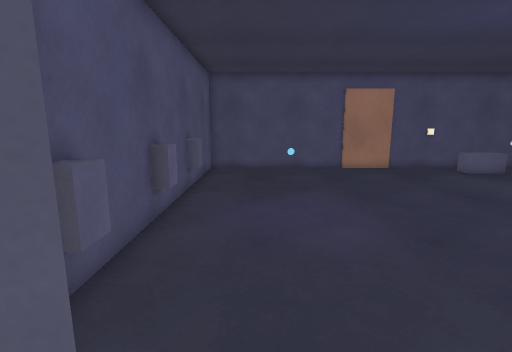
view 1 (above)

12 first-person views from a walk through a scene from a Unity 3-D project. The camera is 1.3 m above the floor, tilts 10° down and sees 85° across. The floor is counted in squares, 0.5 m on a side. Each view is taken from the middle of a square. On the plan, view 1 faces up. The plan holds only what a view shows up to about 19 squares ahead; the rest is blank. Surface patterns are stand-ins for the level's own textures.

view 2
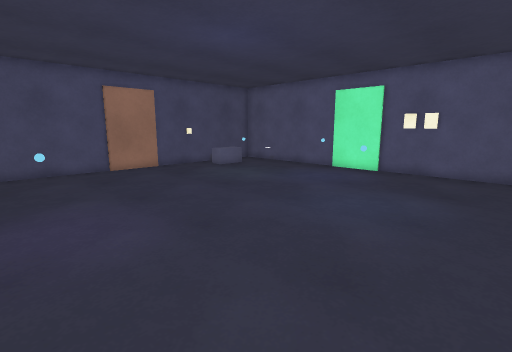

view 3
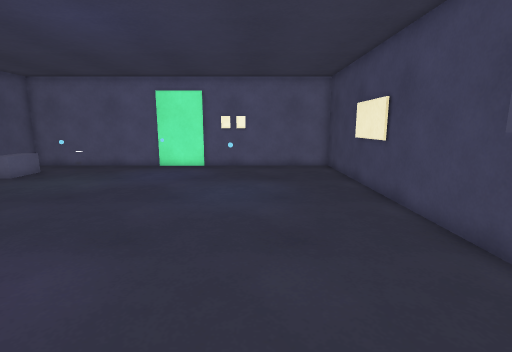

view 4
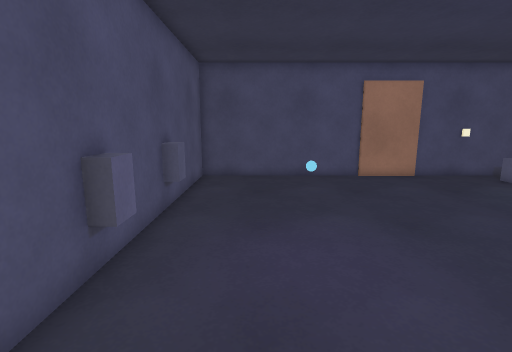

view 5
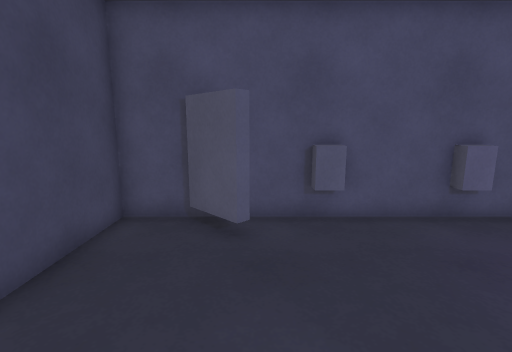

view 6
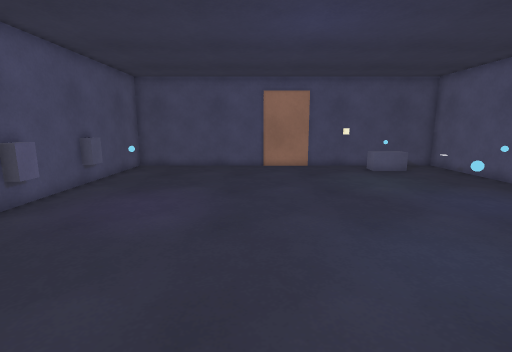

view 7
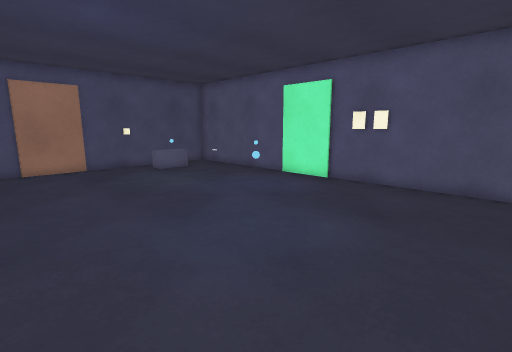

view 8
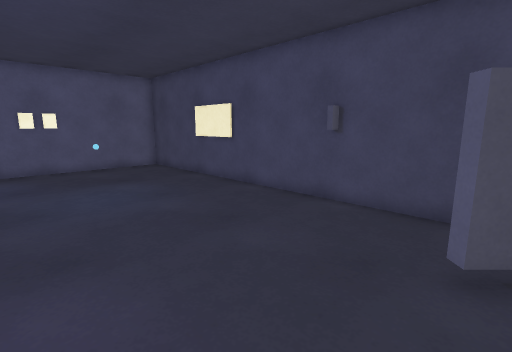

view 9
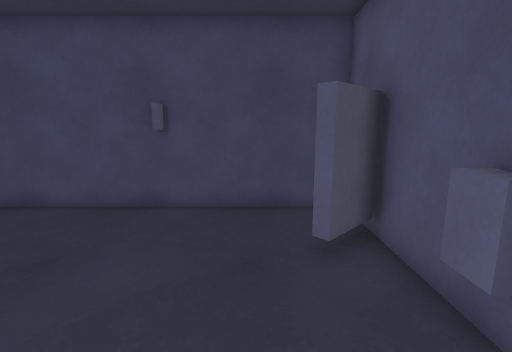

view 10
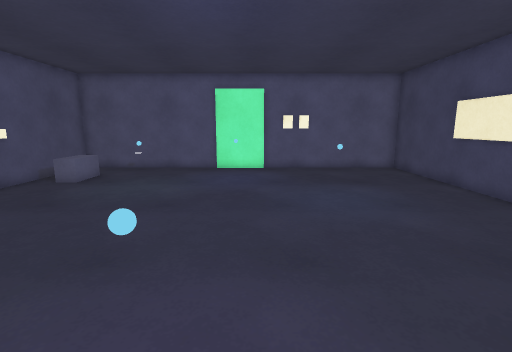

view 11
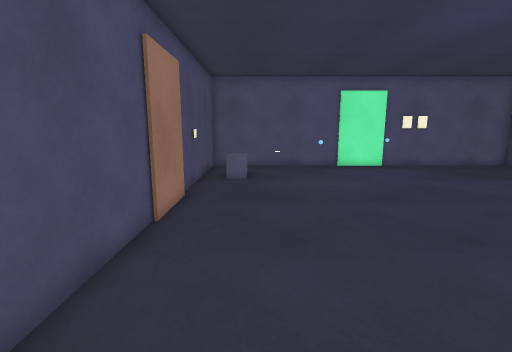

view 12
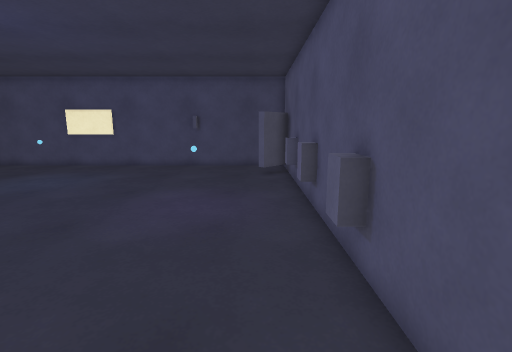

### Floor plan
Key: @ floor where view 1 was taken; # wall or solid block; . floor; = window, fence, low wall or low ledge; O other object.
Columns run from 3 left of view 1 to 17 right of it. Each row starts with its distance up from view 1.
 18 #####################
 17 #...................#
 16 #..............O  ..#
 15 #...................#
 14 #.................=.#
 13 #...................#
 12 OO............=.....#
 11 #...................#
 10 #...................#
  9 #...................#
  8 OO..=...........=...#
  7 #...................#
  6 #...................#
  5 #...................#
  4 OO..........=.......#
  3 #...................#
  2 ###.................#
  1 ###.................#
  0 ##.@................#
 -1 #...................#
 -2 #####################

Positions as (right, up) in squares from view 1, and headings:
1: (0, 0), facing up
2: (0, 0), facing up-right
3: (-2, 3), facing right
4: (0, 3), facing up
5: (5, 2), facing left
6: (5, -1), facing up
7: (4, -1), facing up-right
8: (-2, 7), facing down-right
9: (0, 7), facing down
10: (-1, 7), facing right
11: (-2, 15), facing right
12: (-1, 17), facing down
